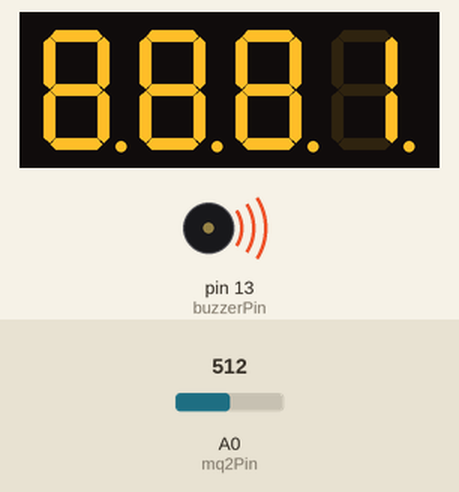
Recording of a sketch running on a simulated Arduino Uno, built with avr-gcc and run on an emulated ATmega328P. On the bench: 4-digit seven-segment display, buzzer (waves = sounding, pin HIGH). Wiring (inferred from the names in the program): 4-digit 7-segment display, segments lit when LOW: segments pin 10, pin 9, pin 3, pin 8, pin 6, pin 2, pin 7, pin 12; digit selects pin 1, pin 4, pin 5, pin 11. The inputs (shaded band) are chosen by the test bench; at power-on: A0 (mq2Pin) = 512. The segment pins are drawn as the display they are named for; pins used as bus, display or sensor lines are not drawn.

Above: at 1.1 s.
1.3 s: A0 (mq2Pin) set to 440
At 3.5 s:
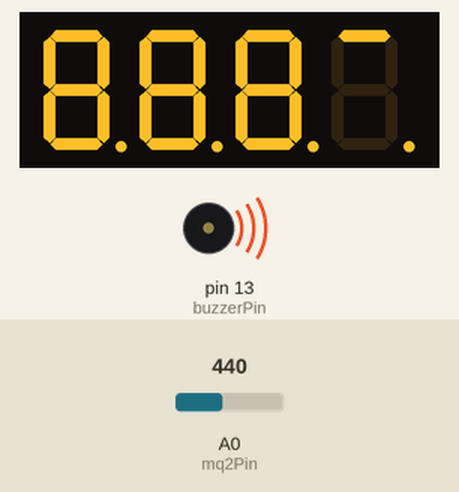
3.7 s: A0 (mq2Pin) set to 716
At 4.1 s:
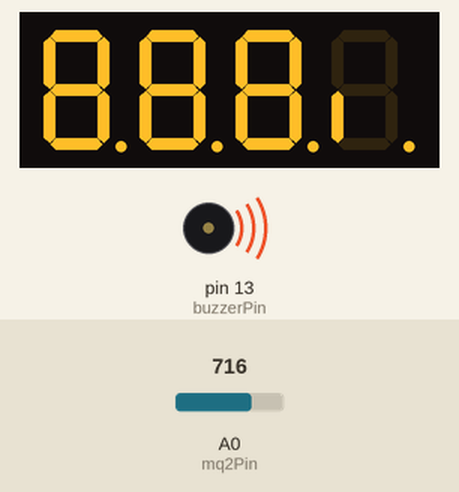
5.6 s: A0 (mq2Pin) set to 1023
At 5.9 s:
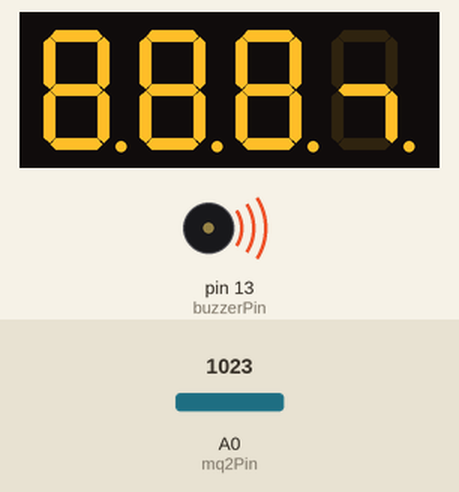
7.4 s: A0 (mq2Pin) set to 240
At 8.6 s:
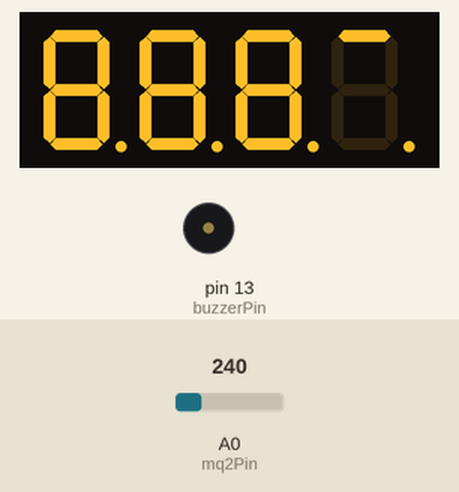
Timing chart, 0 to 9.9 s (numbered marks = the images above; inputs shaded):
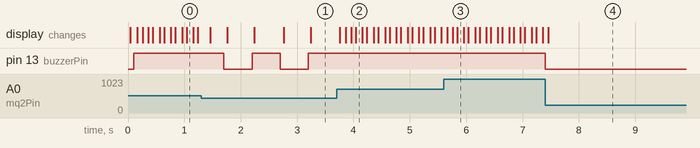

The sketch:

_FINAL_gas_detector-screen.ino
```cpp
/*
    A
   ---
F |   | B
  | G |
   ---
E |   | C
  |   |
   ---  . dec
    D

d1 - d4 is for digits 1 - 4
*/

//definition of pins for the screen
const int a = 2;
const int b = 6;
const int c = 9;
const int d = 8;
const int e = 7;
const int f = 3;
const int g = 10;

const int d1 =1;
const int d2 =4;
const int d3 =5;
const int d4 =11;

//definition of other pins
const int mq2Pin   = A0;    //MQ-2 analog output
const int ledPin   = 12;    //LED
const int buzzerPin = 13;   //active buzzer

//setting the thresholds, analogue value range 0-1023
int warningThreshold = 250;   //the value at or above which the warning sequence is activated
int urgentThreshold = 450;    //the value at or above which the urgent sequence is activated

int gasValue = 0;   //the value that comes from the MQ-2 sensor, used to activate the buzzer and LED

//defining the values used for display updating
int displayGasValue = 0;                //the number shown on the display
unsigned long lastDisplayUpdate = 0;    //tracks the last time the display was updated

unsigned long lastAlarmToggle = 0;      //tracks the last time the buzzer and/or led was toggled

void setup()
{
  //defines the digital pins as output
  pinMode(d1, OUTPUT);
  pinMode(d2, OUTPUT);
  pinMode(d3, OUTPUT);
  pinMode(d4, OUTPUT);
  pinMode(a, OUTPUT);
  pinMode(b, OUTPUT);
  pinMode(c, OUTPUT);
  pinMode(d, OUTPUT);
  pinMode(e, OUTPUT);
  pinMode(f, OUTPUT);
  pinMode(g, OUTPUT);
  pinMode(ledPin, OUTPUT);
  pinMode(buzzerPin, OUTPUT);
}

void loop()
{

  gasValue = analogRead(mq2Pin);    //sets the gasValue to the reading from the MQ-2 sensor

  if (gasValue > warningThreshold) {
    if (gasValue > urgentThreshold) {
      if (millis() - lastAlarmToggle >= 100) {              //causes the toggle to be every 100ms
        digitalWrite(ledPin, !digitalRead(ledPin));         //toggles the LED on/off
        digitalWrite(buzzerPin, HIGH);                      //turns the buzzer on
        lastAlarmToggle = millis();                         //sets the lastAlarmToggle to the current program run time
      }
    } else {
      if (millis() - lastAlarmToggle >= 500) {              //causes the toggle to be every 500ms
        digitalWrite(ledPin, !digitalRead(ledPin));         //toggles the LED on/off
        digitalWrite(buzzerPin, !digitalRead(buzzerPin));   //toggles the buzzer on/off
        lastAlarmToggle = millis();                         //sets the lastAlarmToggle to the current program run time
      }
    }
  } else {
    digitalWrite(ledPin, LOW);      //turns the LED off
    digitalWrite(buzzerPin, LOW);   //turns the buzzer off
  }

  if (millis() - lastDisplayUpdate >= 200) {    //causes screen refresh every 200ms
    lastDisplayUpdate = millis();               //sets the lastDisplayUpdate to the current program run time
    displayGasValue = analogRead(mq2Pin);       //sets the displayGasValue to the reading from the MQ-2 sensor
  }

  //selects which number each digit of the screen should show
  clearLEDs();
  pickDigit(1);                             //picks the first digit on the display
  pickNumber((displayGasValue/1000)%10);    //picks the forth digit of the number from the right
  delayMicroseconds(55);                    //waits 55 microseconds before showing the next digit

  clearLEDs();
  pickDigit(2);                             //picks the second digit on the display
  pickNumber((displayGasValue/100)%10);     //picks the third digit of the number from the right
  delayMicroseconds(55);                    //waits 55 microseconds before showing the next digit

  clearLEDs();
  pickDigit(3);                             //picks the second digit on the display
  pickNumber((displayGasValue/10)%10);      //picks the second digit of the number from the right
  delayMicroseconds(55);                    //waits 55 microseconds before showing the next digit

  clearLEDs();
  pickDigit(4);                             //picks the fourth digit on the display
  pickNumber((displayGasValue/1)%10);       //picks the first digit of the number from the right
  delayMicroseconds(55);                    //waits 55 microseconds before showing the next digit
}

void pickDigit(int x) //changes digit
{
  digitalWrite(d1, HIGH);
  digitalWrite(d2, HIGH);
  digitalWrite(d3, HIGH);
  digitalWrite(d4, HIGH);

  switch(x)
  {
  case 1:
    digitalWrite(d1, LOW);
    break;
  case 2:
    digitalWrite(d2, LOW);
    break;
  case 3:
    digitalWrite(d3, LOW);
    break;
  default:
    digitalWrite(d4, LOW);
    break;
  }
}

void pickNumber(int x) //changes value of number
{
  switch(x)
  {
  default:
    zero();
    break;
  case 1:
    one();
    break;
  case 2:
    two();
    break;
  case 3:
    three();
    break;
  case 4:
    four();
    break;
  case 5:
    five();
    break;
  case 6:
    six();
    break;
  case 7:
    seven();
    break;
  case 8:
    eight();
    break;
  case 9:
    nine();
    break;
  }
}

//determines how each digit looks
void clearLEDs()
{
  digitalWrite(a, LOW);
  digitalWrite(b, LOW);
  digitalWrite(c, LOW);
  digitalWrite(d, LOW);
  digitalWrite(e, LOW);
  digitalWrite(f, LOW);
  digitalWrite(g, LOW);
}

void zero()
{
  digitalWrite(a, HIGH);
  digitalWrite(b, HIGH);
  digitalWrite(c, HIGH);
  digitalWrite(d, HIGH);
  digitalWrite(e, HIGH);
  digitalWrite(f, HIGH);
  digitalWrite(g, LOW);
}

void one()
{
  digitalWrite(a, LOW);
  digitalWrite(b, HIGH);
  digitalWrite(c, HIGH);
  digitalWrite(d, LOW);
  digitalWrite(e, LOW);
  digitalWrite(f, LOW);
  digitalWrite(g, LOW);
}

void two()
{
  digitalWrite(a, HIGH);
  digitalWrite(b, HIGH);
  digitalWrite(c, LOW);
  digitalWrite(d, HIGH);
  digitalWrite(e, HIGH);
  digitalWrite(f, LOW);
  digitalWrite(g, HIGH);
}

void three()
{
  digitalWrite(a, HIGH);
  digitalWrite(b, HIGH);
  digitalWrite(c, HIGH);
  digitalWrite(d, HIGH);
  digitalWrite(e, LOW);
  digitalWrite(f, LOW);
  digitalWrite(g, HIGH);
}

void four()
{
  digitalWrite(a, LOW);
  digitalWrite(b, HIGH);
  digitalWrite(c, HIGH);
  digitalWrite(d, LOW);
  digitalWrite(e, LOW);
  digitalWrite(f, HIGH);
  digitalWrite(g, HIGH);
}

void five()
{
  digitalWrite(a, HIGH);
  digitalWrite(b, LOW);
  digitalWrite(c, HIGH);
  digitalWrite(d, HIGH);
  digitalWrite(e, LOW);
  digitalWrite(f, HIGH);
  digitalWrite(g, HIGH);
}

void six()
{
  digitalWrite(a, HIGH);
  digitalWrite(b, LOW);
  digitalWrite(c, HIGH);
  digitalWrite(d, HIGH);
  digitalWrite(e, HIGH);
  digitalWrite(f, HIGH);
  digitalWrite(g, HIGH);
}

void seven()
{
  digitalWrite(a, HIGH);
  digitalWrite(b, HIGH);
  digitalWrite(c, HIGH);
  digitalWrite(d, LOW);
  digitalWrite(e, LOW);
  digitalWrite(f, LOW);
  digitalWrite(g, LOW);
}

void eight()
{
  digitalWrite(a, HIGH);
  digitalWrite(b, HIGH);
  digitalWrite(c, HIGH);
  digitalWrite(d, HIGH);
  digitalWrite(e, HIGH);
  digitalWrite(f, HIGH);
  digitalWrite(g, HIGH);
}

void nine()
{
  digitalWrite(a, HIGH);
  digitalWrite(b, HIGH);
  digitalWrite(c, HIGH);
  digitalWrite(d, HIGH);
  digitalWrite(e, LOW);
  digitalWrite(f, HIGH);
  digitalWrite(g, HIGH);
}
```

Measured:
- after the input at 1.3 s, pin 13 (buzzerPin): alternates HIGH for 0.50 s and LOW for 0.50 s, starting after 0.40 s; the display: changes after 0.16 s (image 1)
- after the input at 3.7 s, pin 13 (buzzerPin): stops changing and stays HIGH; the display: first differs from a run without the input after 0.16 s (image 2)
- after the input at 5.6 s, the display: changes after 0.06 s (image 3)
- after the input at 7.4 s, pin 13 (buzzerPin): HIGH → LOW at once; the display: changes after 0.06 s (image 4)
